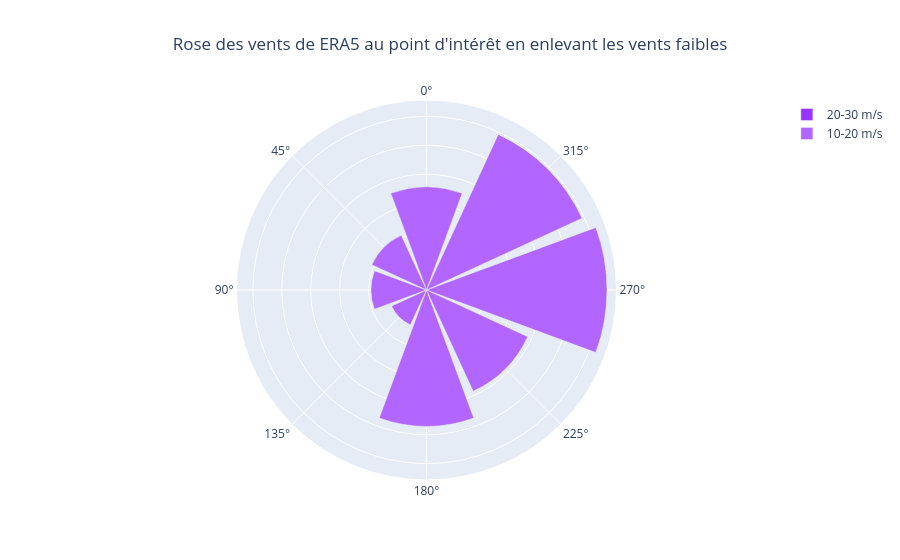

Here is the notebook cell this chart was saved with:
### Code cell
create_wind_rose(
    hourly_era5,
    title="Rose des vents de ERA5 au point d'intérêt en enlevant les vents faibleskkk",
    filter_low_winds=True,
)

### Figure 1 — Plotly figure (JSON) as saved in the notebook; plotly's stock layout.template omitted (floating-point values rounded to 4 significant figures)
{"data": [{"marker": {"color": "hsl(270, 100%, 60%)"}, "name": "20-30 m/s", "r": [68, 64, 42, 54, 82, 28, 163, 122], "theta": [0, 45, 90, 135, 180, 225, 270, 315], "type": "barpolar"}, {"marker": {"color": "hsl(270, 100%, 70%)"}, "name": "10-20 m/s", "r": [17739, 10343, 9546, 6597, 23487, 19231, 31021, 29481], "theta": [0, 45, 90, 135, 180, 225, 270, 315], "type": "barpolar"}], "layout": {"barmode": "stack", "polar": {"angularaxis": {"rotation": 90}, "radialaxis": {"showline": false, "showticklabels": false}}, "title": {"text": "Rose des vents de ERA5 au point d'intérêt en enlevant les vents faibles", "x": 0.5, "xanchor": "center"}}}
